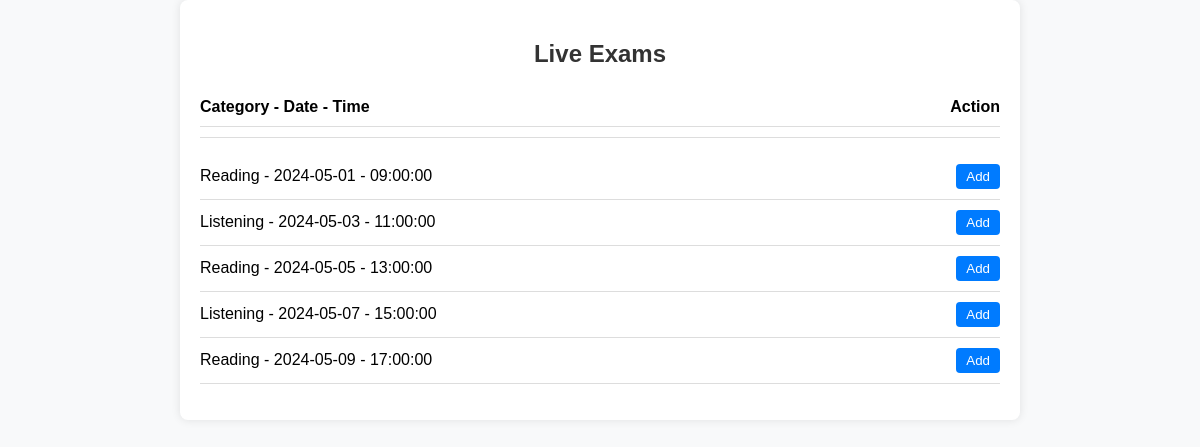
The page /monitor_live_exam.php on the database its author committed.
### tables this page shows
CREATE TABLE `exam` (
  `Exam_code` int(11) NOT NULL,
  `Date` date DEFAULT NULL,
  `Time` time DEFAULT NULL,
  `Category` enum('Reading','Writing','Listening','Speaking') DEFAULT NULL,
  `Type` enum('Live','Online') DEFAULT NULL
);

### monitor_live_exam.php (the view, shortened to what this page needs)
<?php
include('session.php');
$sql = "SELECT * FROM exam WHERE Type='Live'";
$result = $conn->query($sql);
?>
<!DOCTYPE html>
<html lang="en">
<head>
</head>
<body>
    <div class="container">
        <h2>Live Exams</h2>
        <?php if ($result->num_rows > 0) : ?>
            <ul class="column-headers">
                <li>
                    <span>Category - Date - Time</span>
                    <span>Action</span>
                </li>
            </ul>
            <ul>
                <?php while($row = $result->fetch_assoc()) : ?>
                    <li>
                        <span><?php echo $row["Category"] . " - " . $row["Date"] . " - " . $row["Time"]; ?></span>
                        <form action="<?php echo htmlspecialchars($_SERVER["PHP_SELF"]); ?>" method="post">
                            <button type="submit" class="add-button">Add</button>
                        </form>
                    </li>
                <?php endwhile; ?>
            </ul>
        <?php else : ?>
            <p>No live exams found.</p>
        <?php endif; ?>
    </div>
</body>
</html>

### monitor_live_exam.php (style rules this page uses)
body { font-family: Arial, sans-serif; margin: 0; padding: 0; background-color: #f8f9fa; }
.container { max-width: 800px; margin: 0 auto; padding: 20px; background-color: #fff; border-radius: 8px; box-shadow: 0 0 10px rgba(0, 0, 0, 0.1); }
h2 { color: #333; text-align: center; margin-bottom: 20px; }
ul { list-style-type: none; padding: 0; }
li { padding: 10px 0; border-bottom: 1px solid #ddd; display: flex; justify-content: space-between; align-items: center; }
.add-button { padding: 5px 10px; background-color: #007bff; color: #fff; border: none; border-radius: 4px; cursor: pointer; }
.column-headers { font-weight: bold; border-bottom: 1px solid #ddd; padding-bottom: 10px; }

### rows shown on the page
exam: Category "Reading", Date "2024-05-01", Time "09:00:00"
exam: Category "Listening", Date "2024-05-03", Time "11:00:00"
exam: Category "Reading", Date "2024-05-05", Time "13:00:00"
exam: Category "Listening", Date "2024-05-07", Time "15:00:00"
exam: Category "Reading", Date "2024-05-09", Time "17:00:00"
